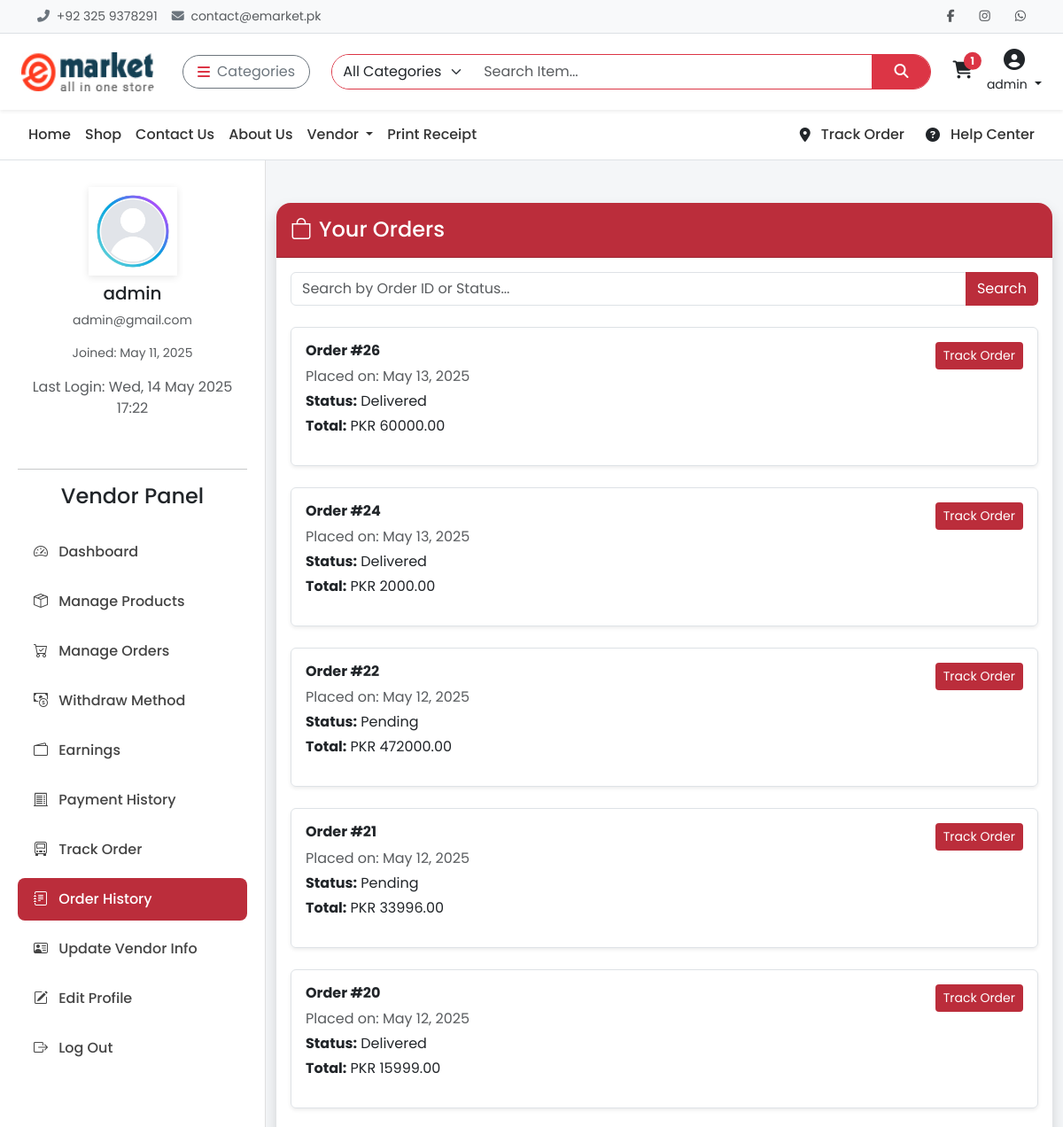
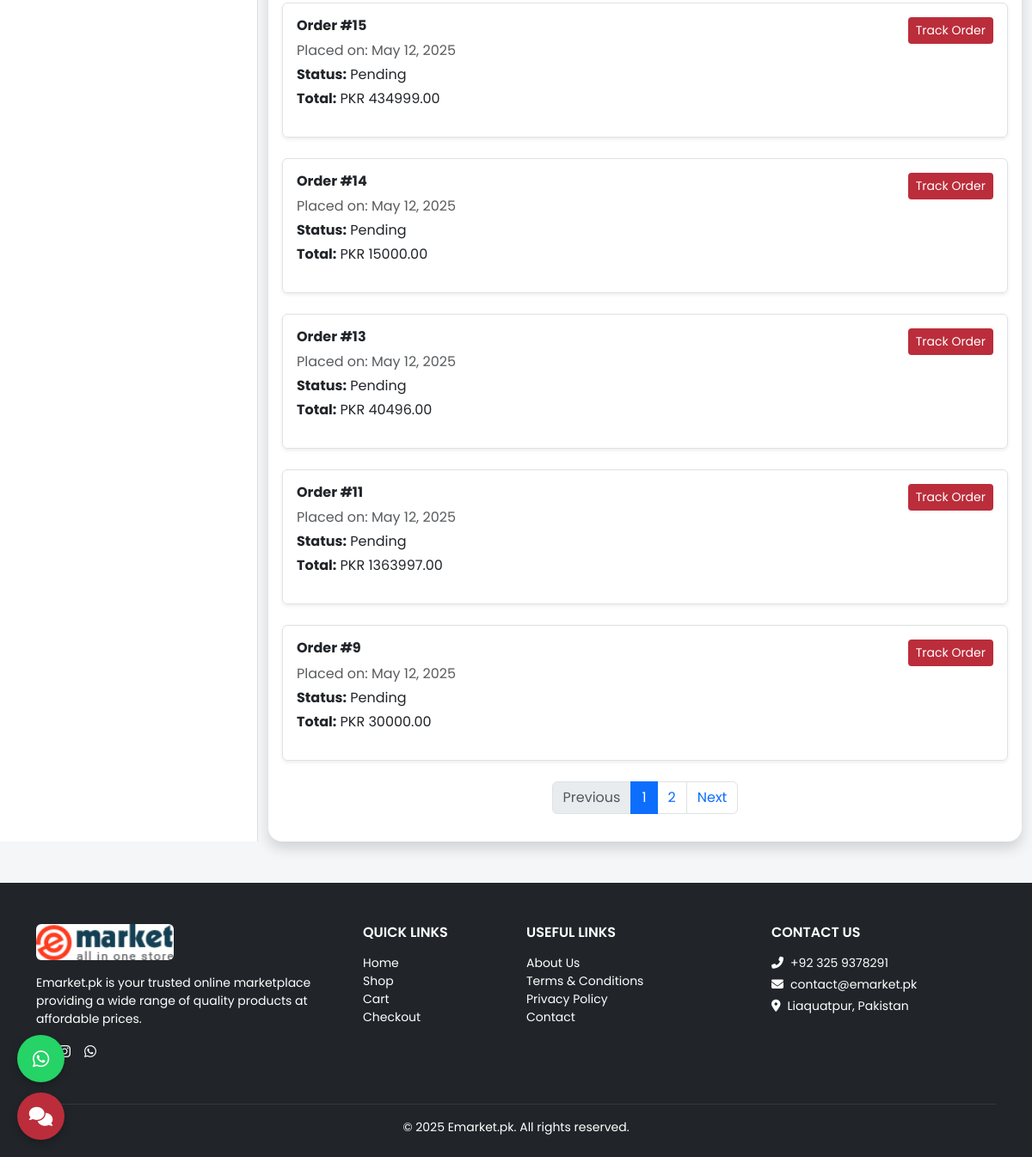
The app's page /vendor/order-history/ (signed in) with its own data (2 pictures, top to bottom).
### eMarket/api/models.py (models this page shows, shortened)
class Cart(models.Model):
    user = models.ForeignKey(settings.AUTH_USER_MODEL, on_delete=models.CASCADE, null=True, blank=True)
    session_key = models.CharField(max_length=40, null=True, blank=True)
    created_at = models.DateTimeField(auto_now_add=True)
    coupon = models.ForeignKey(Coupon, on_delete=models.SET_NULL, null=True, blank=True)
    total = models.DecimalField(max_digits=10, decimal_places=2, default=0)
    def total_amount(self):
        return self.total
    @property
    def total_items(self):
        return sum(item.quantity for item in self.items.all())
    @staticmethod
    def get_or_create_cart(request):
        if request.user.is_authenticated:
            cart, _ = Cart.objects.get_or_create(user=request.user, session_key=None)
        else:
            session_key = request.session.session_key
            if not session_key:
                request.session.create()
                session_key = request.session.session_key
            cart, _ = Cart.objects.get_or_create(user=None, session_key=session_key)
        return cart

class CartItem(models.Model):
    cart = models.ForeignKey(Cart, related_name='items', on_delete=models.CASCADE)
    product = models.ForeignKey('Product', on_delete=models.CASCADE)
    color = models.ForeignKey('ProductColorVariant', on_delete=models.SET_NULL, null=True, blank=True)
    size = models.ForeignKey('ProductSizeVariant', on_delete=models.SET_NULL, null=True, blank=True)
    quantity = models.PositiveIntegerField(default=1)
    @property
    def total_price(self):
        base_price = self.product.base_price
        color_price = self.color.price if self.color else Decimal(0)
        size_price = self.size.price if self.size else Decimal(0)
        return (base_price + color_price + size_price) * self.quantity

class CustomUser(AbstractUser):
    email = models.EmailField(unique=True)
    phone = models.CharField(max_length=20, blank=True)
    profile_image = models.ImageField(upload_to='profiles/', blank=True, null=True)
    is_vendor = models.BooleanField(default=False)
    is_customer = models.BooleanField(default=True)
    address = models.TextField(blank=True)

class Order(models.Model):
    STATUS_CHOICES = [
        ('Pending', 'Pending'),
        ('Processing', 'Processing'),
        ('Shipped', 'Shipped'),
        ('Delivered', 'Delivered'),
        ('Cancelled', 'Cancelled'),
        ('Returned', 'Returned'),
    ]
    user = models.ForeignKey(settings.AUTH_USER_MODEL, on_delete=models.SET_NULL, null=True, blank=True)
    full_name = models.CharField(max_length=255)
    email = models.EmailField()
    phone = models.CharField(max_length=20)
    address = models.TextField()
    city = models.CharField(max_length=100)
    zip_code = models.CharField(max_length=10)
    total_amount = models.DecimalField(max_digits=10, decimal_places=2)
    status = models.CharField(max_length=20, choices=STATUS_CHOICES, default='Pending')
    created_at = models.DateTimeField(auto_now_add=True)
    shipped_at = models.DateTimeField(null=True, blank=True)
    delivered_at = models.DateTimeField(null=True, blank=True)
    courier = models.CharField(max_length=100, blank=True, null=True)
    tracking_number = models.CharField(max_length=100, blank=True, null=True)
    estimated_delivery = models.DateField(default=default_estimated_delivery, null=True, blank=True)

### eMarket/api/vendashviews.py (the view)
# urls.py: path('vendor/order-history/', vendashviews.order_history, name='vendor_order_history'),
@login_required
def order_history(request):
    query = request.GET.get('q', '').strip()
    orders = Order.objects.filter(user=request.user)
    if query:
        orders = orders.filter(
            Q(id__icontains=query) | Q(status__icontains=query)
        )
    paginator = Paginator(orders.order_by('-created_at'), 10)  # 10 per page
    page_number = request.GET.get('page')
    page_obj = paginator.get_page(page_number)
    return render(request, 'vendor/order_history.html', {
        'orders': page_obj,
        'query': query
    })

### eMarket/api/context_processors.py (called while the page is built)
def cart_total_items(request):
    cart = Cart.get_or_create_cart(request)
    return {'cart': cart}

### eMarket/templates/vendor/order_history.html (shortened to what this page needs)
{% extends 'base.html' %}
{% load static %}
{% block content %}
<div class="container-fluid">
  <div class="row">
    <div class="col-md-3 sidebar">
      <div class="text-center mb-4">
        <img src="{% static 'images/default-user.png' %}" alt="User Image" class="user-img mb-2">
        <h5>{{ request.user.username }}</h5>
        <p class="text-muted small">{{ request.user.email }}</p>
        <p class="small text-muted">Joined: {{ request.user.date_joined|date:"M d, Y" }}</p>
                 {% if request.user.last_login %}
  <p class="text-muted">Last Login: {{ request.user.last_login|date:"D, d M Y H:i" }}</p>
  {% endif %}
      </div>
      <hr>
      {% include 'includes/sidebar_vendor.html' %}
    </div>
    <div class="col-md-9 mt-4 mt-md-5">
      <div class="card shadow rounded-4 border-0">
        <div class="card-header  text-white py-3 rounded-top-4" style="background-color:#BB2D3B;">
          <h4 class="mb-0"><i class="bi bi-bag me-2"></i>Your Orders</h4>
        </div>
        <div class="card-body">
          <form method="get" class="mb-4">
            <div class="input-group">
              <input type="text" name="q" class="form-control" placeholder="Search by Order ID or Status..." value="{{ query }}">
              <button class="btn " style="background-color:#BB2D3B;color:#fff;" type="submit">Search</button>
            </div>
          </form>
          {% if orders %}
            {% for order in orders %}
            <div class="border p-3 mb-4 rounded shadow-sm">
              <div class="d-flex justify-content-between">
                <div>
                  <h6><strong>Order #{{ order.id }}</strong></h6>
                  <p class="mb-1 text-muted">Placed on: {{ order.created_at|date:"F d, Y" }}</p>
                  <p class="mb-1"><strong>Status:</strong> {{ order.status }}</p>
                  <p><strong>Total:</strong> PKR {{ order.total_amount }}</p>
                </div>
                <div class="text-end">
                  <a href="{% url 'track_order' %}?query={{ order.id }}" class="btn btn-sm "  style="background-color:#BB2D3B;color:#fff;">Track Order</a>
                </div>
              </div>
            </div>
            {% endfor %}
            <nav class="mt-4">
              <ul class="pagination justify-content-center">
                {% if orders.has_previous %}
                  <li class="page-item">
                    <a class="page-link" href="?q={{ query }}&page={{ orders.previous_page_number }}">Previous</a>
                  </li>
                {% else %}
                  <li class="page-item disabled"><span class="page-link" >Previous</span></li>
                {% endif %}
                {% for num in orders.paginator.page_range %}
                  {% if orders.number == num %}
                    <li class="page-item active"><span class="page-link">{{ num }}</span></li>
                  {% elif num > orders.number|add:"-3" and num < orders.number|add:"3" %}
                    <li class="page-item">
                      <a class="page-link" href="?q={{ query }}&page={{ num }}">{{ num }}</a>
                    </li>
                  {% endif %}
                {% endfor %}
                {% if orders.has_next %}
                  <li class="page-item">
                    <a class="page-link" href="?q={{ query }}&page={{ orders.next_page_number }}">Next</a>
                  </li>
                {% else %}
                  <li class="page-item disabled"><span class="page-link">Next</span></li>
                {% endif %}
              </ul>
            </nav>
          {% else %}
            <div class="alert alert-info" role="alert">
              No orders found matching your search.
            </div>
          {% endif %}
        </div>
      </div>
    </div>
  </div>
</div>
{% include 'includes/footer.html'%}
{% endblock %}

### eMarket/templates/includes/header.html (shortened to what this page needs)
{% load static %}
<div class="topbar border-bottom bg-light py-2 small">
  <div class="container d-flex justify-content-between align-items-center flex-wrap">
    <div class="text-muted d-flex align-items-center gap-3">
      <span><i class="fas fa-phone-alt me-1 text-secondary"></i> +92 325 9378291</span>
      <span><i class="fas fa-envelope me-1 text-secondary"></i> contact@emarket.pk</span>
    </div>
    <div class="d-flex align-items-center gap-3 mt-2 mt-md-0">
      <a href="https://www.facebook.com/ChoudharyMuhammadArslan" class="text-muted"><i class="fab fa-facebook-f"></i></a>
      <a href="https://www.instagram.com/choudharymuhammadarslan/" class="text-muted"><i class="fab fa-instagram"></i></a>
      <a href="https://wa.me/923229989145" class="text-muted"><i class="fab fa-whatsapp"></i></a>
    </div>
  </div>
</div>
<nav class="navbar navbar-expand-lg bg-white shadow-sm py-3 sticky-top">
  <div class="container-fluid px-4">
    <a class="navbar-brand fw-bold me-4 d-flex align-items-center" href="{% url 'home' %}">
      <img src="{% static 'images/logo.jpg' %}" alt="Logo" width="150" height="30" class="me-2 rounded">
    </a>
    <div class="dropdown me-3">
      <button class="btn btn-outline-secondary d-flex align-items-center rounded-pill px-3" type="button" data-bs-toggle="dropdown">
        <i class="fas fa-bars me-2 text-danger"></i> Categories
      </button>
    </div>
    <form class="d-flex flex-grow-1 mx-2" method="GET" action="{% url 'search_products' %}">
      <div class="input-group rounded-pill overflow-hidden border border-danger">
        <select name="category" class="form-select border-0" style="max-width: 160px;">
          <option value="">All Categories</option>
        </select>
        <input type="search" name="q" class="form-control border-0" placeholder="Search Item..." required>
        <button class="btn btn-danger rounded-0 px-4" type="submit"><i class="fas fa-search"></i></button>
      </div>
    </form>
    <div class="d-flex align-items-center ms-3 gap-3">
      <a href="#" id="cart-icon" class="text-dark position-relative" data-bs-toggle="offcanvas" data-bs-target="#cartSidebar">
        <i class="fas fa-shopping-cart fs-5"></i>
        {% if cart.total_items > 0 %}
        <span class="position-absolute top-0 start-100 translate-middle badge rounded-pill bg-danger">
          {{ cart.total_items }}
        </span>
        {% endif %}
        <br>
      </a>
{% if user.is_authenticated %}
  <div class="dropdown text-center">
    <a href="#" class="text-dark text-decoration-none dropdown-toggle" data-bs-toggle="dropdown">
      <i class="fas fa-user-circle fs-4"></i><br>
      <small>{{ user.username }}</small>
    </a>
  </div>
{% else %}
  <a href="#" class="text-dark text-decoration-none text-center" data-bs-toggle="modal" data-bs-target="#loginModal">
    <i class="fas fa-sign-in-alt fs-5"></i><br><small>Login</small>
  </a>
{% endif %}
    </div>
  </div>
</nav>

### eMarket/templates/base.html (style rules this page uses)
* { font-family: 'Poppins', sans-serif; }
body { background-color: #f4f4f4; }
.topbar { background-color: #f8f9fa; font-size: 14px; padding: 6px 0; }
.topbar a { color: #333; margin-left: 12px; transition: color 0.2s ease; }
.navbar-brand img { height: 44px; }

### eMarket/templates/vendor/order_history.html (style rules this page uses)
body { background-color: #f4f6f8; font-family: 'Poppins', sans-serif; }
.sidebar { background: white; height: 100%%; position: sticky; top: 0; padding: 30px 20px; border-right: 1px solid #e0e0e0; display: flex; flex-direction: column; }
.user-img { width: 100px; height: 100px; object-fit: cover; border-radius: 50%%; margin: 0 auto 15px; display: block; box-shadow: 0 2px 8px rgba(0, 0, 0, 0.1); }

### records on screen
Cart: total_items "1"
CustomUser: username "admin", user.username "admin", user.email "admin@gmail.com", user.date_joined "May 11, 2025", user.last_login "Wed, 14 May 2025 17:22"
Order: id "26", created_at "May 13, 2025", status "Delivered", total_amount "60000.00"
Order: id "24", created_at "May 13, 2025", status "Delivered", total_amount "2000.00"
Order: id "22", created_at "May 12, 2025", status "Pending", total_amount "472000.00"
Order: id "21", created_at "May 12, 2025", status "Pending", total_amount "33996.00"
Order: id "20", created_at "May 12, 2025", status "Delivered", total_amount "15999.00"
Order: id "15", created_at "May 12, 2025", status "Pending", total_amount "434999.00"
Order: id "14", created_at "May 12, 2025", status "Pending", total_amount "15000.00"
Order: id "13", created_at "May 12, 2025", status "Pending", total_amount "40496.00"
Order: id "11", created_at "May 12, 2025", status "Pending", total_amount "1363997.00"
Order: id "9", created_at "May 12, 2025", status "Pending", total_amount "30000.00"

### other values on screen
{{ num }} "1"
{{ num }} "2"
{{ year|default:2025 }} "2025"
